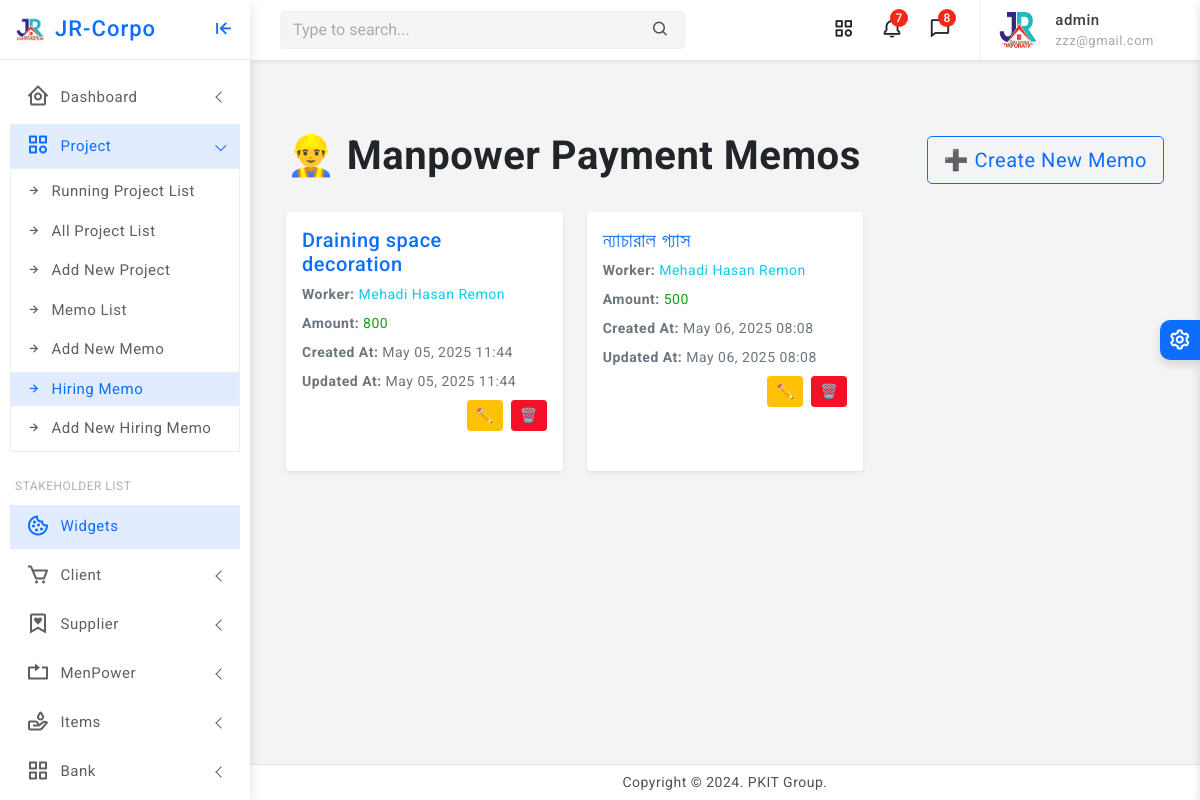
Before: /manpower-memos/ (signed in) with the older database file.
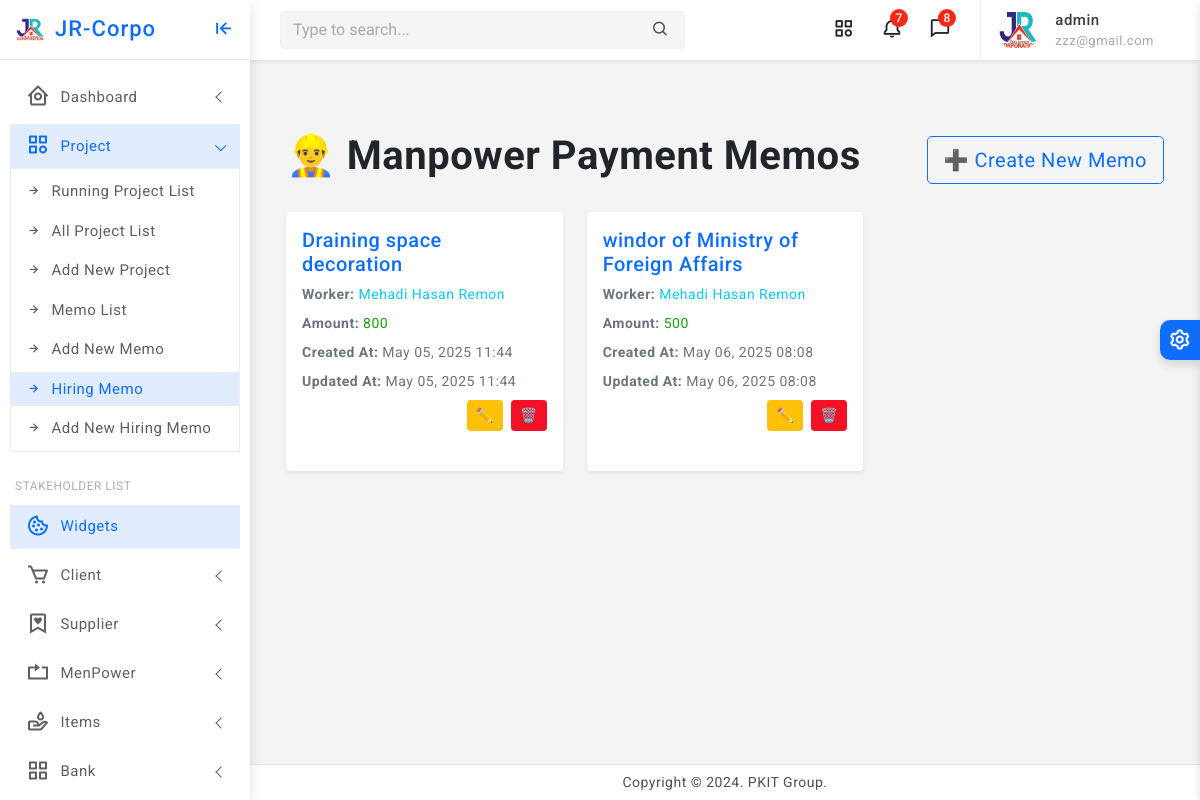
After: the same page with the newer database file.
### core/models.py (models this page shows, shortened)
class ManpowerMemo(models.Model):
    project = models.ForeignKey(Project, on_delete=models.CASCADE, related_name='manpower_memos')
    worker = models.ForeignKey(MenPower, on_delete=models.CASCADE, related_name='memos')
    amount = models.PositiveIntegerField(default=0)
    payment_balance = models.PositiveIntegerField(default=0)
    created_at = models.DateTimeField(auto_now_add=True)
    updated_at = models.DateTimeField(auto_now=True)

class Project(models.Model):
    STATUS_CHOICES = [
        ('RUNNING', 'Running'),
        ('TRIAL', 'Trial Period'),
        ('CLOSED', 'Closed'),
        ('OTHER', 'Other'),
    ]
    company = models.ForeignKey(Company, on_delete=models.CASCADE, related_name='projects')
    name = models.CharField(max_length=255)
    location = models.CharField(max_length=255)
    approximate_bill = models.PositiveIntegerField(default=0)
    current_cost = models.PositiveIntegerField(default=0, null=True, blank=True)
    final_bill = models.PositiveIntegerField(default=0, null=True, blank=True)
    current_paid = models.PositiveIntegerField(default=0, null=True, blank=True)
    created_at = models.DateTimeField(auto_now_add=True)
    updated_at = models.DateTimeField(auto_now=True)
    status = models.CharField(max_length=10, null=True, blank=True, choices=STATUS_CHOICES, default='RUNNING')

class Organization(models.Model):
    name = models.CharField(max_length=255, unique=True)
    location = models.CharField(max_length=255)
    phone = models.CharField(max_length=20)
    logo = models.ImageField(upload_to='media/logos/', blank=True, null=True)
    created_at = models.DateTimeField(auto_now_add=True)
    updated_at = models.DateTimeField(auto_now=True)
    class Meta:
        abstract = True

class MenPower(Organization):
    pass

### core/views.py (the view)
# urls.py: path('manpower-memos/', views.manpowermemo_list, name='manpowermemo_list'),
@staff_required
def manpowermemo_list(request):
    manpower_memos = ManpowerMemo.objects.all()
    return render(request, 'hiring/manpowermemo_list.html', {'manpower_memos': manpower_memos})

### core/views.py (called while the page is built)
def staff_required(view_func):
    return user_passes_test(lambda u: u.is_authenticated and u.is_staff)(view_func)

### core/templates/hiring/manpowermemo_list.html (shortened to what this page needs)
{% extends 'partials/base0.html' %}
{% block content %}
{% load static %}
<div class="container py-5">
    <div class="d-flex justify-content-between align-items-center mb-4">
        <h1 class="text-dark fw-bold">👷‍♂️ Manpower Payment Memos</h1>
        <a href="{% url 'manpowermemo_create' %}" class="btn btn-outline-primary btn-lg">
            ➕ Create New Memo
        </a>
    </div>
    {% if manpower_memos %}
        <div class="row g-4">
            {% for manpower_memo in manpower_memos %}
                <div class="col-md-6 col-lg-4">
                    <div class="card shadow-sm border-0 h-100">
                        <div class="card-body">
                            <h5 class="card-title text-primary">{{ manpower_memo.project.name }}</h5>
                            <p class="card-text mb-2">
                                <strong class="text-muted">Worker:</strong> <span class="text-info">{{ manpower_memo.worker.name }}</span>
                            </p>
                            <p class="card-text mb-2">
                                <strong class="text-muted">Amount:</strong> <span class="text-success">{{ manpower_memo.amount }}</span>
                            </p>
                            <p class="card-text mb-2">
                                <strong class="text-muted">Created At:</strong> <span class="text-secondary">{{ manpower_memo.created_at|date:"M d, Y H:i" }}</span>
                            </p>
                            <p class="card-text mb-2">
                                <strong class="text-muted">Updated At:</strong> <span class="text-secondary">{{ manpower_memo.updated_at|date:"M d, Y H:i" }}</span>
                            </p>
                            <div class="d-flex justify-content-end">
                                <a href="{% url 'manpowermemo_update' manpower_memo.pk %}" class="btn btn-sm btn-warning me-2" title="Edit">✏️</a>
                                <a href="{% url 'manpowermemo_delete' manpower_memo.pk %}" class="btn btn-sm btn-danger" title="Delete">🗑️</a>
                            </div>
                        </div>
                    </div>
                </div>
            {% endfor %}
        </div>
    {% else %}
        <div class="alert alert-info text-center mt-5" role="alert">
            📄 No manpower memos found. Create one now!
        </div>
    {% endif %}
</div>
{% endblock %}

Changed rows visible on the page:
changed through a linked row, ManpowerMemo: project.name "ন্যাচারাল গ্যাস" → "windor of Ministry of Foreign Affairs"
